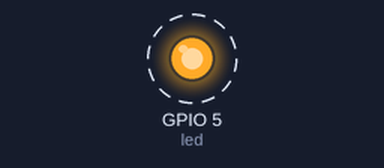
Recording of a program running on a simulated Raspberry Pi (BCM pin numbers). Shown: output pins drawn as LEDs (lit = HIGH). Dashed ring = blinking. What the program prints to the terminal is not drawn. At 2.5 s the program stops and its outputs stay as they are.

Above: at 0.12 s.
Timing chart, 0 to 3.0 s (numbered marks = the images above):
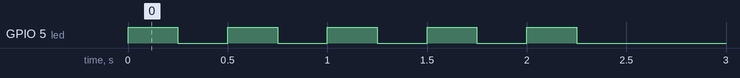

The program:

led.py
```python
import RPi.GPIO as GPIO
from time import sleep
GPIO.setmode(GPIO.BCM)

led = 5

GPIO.setup(led,GPIO.OUT)
try:

	for i in range(0,5):

		GPIO.output(led,1)
		sleep(0.25)
		GPIO.output(led,0)
		sleep(0.25)


	GPIO.output(led,0)
	GPIO.cleanup
	print ("El programa ha terminado de ejecutar")

except KeyboardInterrupt:
	GPIO.output(led,0)
	GPIO.cleanup
	print("Se ha interrmpido la ejecucion")
```

Measured:
- by itself, GPIO 5 (led): alternates HIGH for 0.25 s and LOW for 0.25 s, 10 changes in all, then stays LOW
